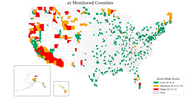
#> input picture paper2/fig3_3a.png, 185 x 108 px, shrunk from 1528 x 888 before the run, found by its file name
$ jupyter execute figure_3.3.ipynb
#> lines starting #> are read from the running program, lines starting #| are printed output that depends on the picture
[cell 1]
from PIL import Image

# Load images
top = Image.open('/home/acker/WHIPS/ALA/paper2/fig3_3a.png')  # EPA minus Uncorrected
#> top is the input picture: PIL image 185x108 RGBA; mean R, G, B, A 240, 238.2, 232.6, 255
bottom = Image.open('/home/acker/WHIPS/ALA/paper2/fig3_3b.png')  # AQS minus CMAQ
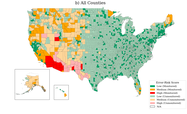
#> input picture paper2/fig3_3b.png, 187 x 114 px, shrunk from 1542 x 937 before the run, found by its file name
#> bottom is the input picture: PIL image 187x114 RGBA; mean R, G, B, A 222.7, 226.9, 210.6, 255

# Resize to the same width (if needed)
width = max(top.width, bottom.width)
#> width = 187
top = top.resize((width, int(top.height * width / top.width)))
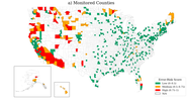
#> top: PIL image 187x109 RGBA; mean R, G, B, A 239.8, 238.1, 232.5, 255
bottom = bottom.resize((width, int(bottom.height * width / bottom.width)))

# Define overlap amount (in pixels)
overlap = 80  # move bottom image up by 100 pixels

# Total canvas height (subtract overlap)
total_height = top.height + bottom.height - overlap
#> total_height = 143

# Create blank canvas
combined = Image.new("RGB", (width, total_height), (255, 255, 255))
#> combined: PIL image 187x143 RGB; every value is 255

# Paste top image first (background)
combined.paste(top, (0, 0))
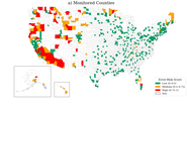
#> combined: PIL image 187x143 RGB; mean R, G, B 243.4, 242.1, 237.8

# Paste bottom image next (foreground), slightly up
combined.paste(bottom, (0, top.height - overlap))
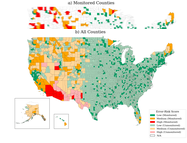
#> combined: PIL image 187x143 RGB; mean R, G, B 226.5, 228.6, 213.8

# Save the modified image

# Save the result
#combined.save('/home/acker/WHIPS/CMAQ/figure2.jpg', format='JPEG', quality=85, optimize=True)

[cell 2]
combined

[cell 3]
from PIL import Image

# Load images
left = Image.open('/home/acker/WHIPS/ALA/paper2/fig1a.png')   # EPA minus Uncorrected
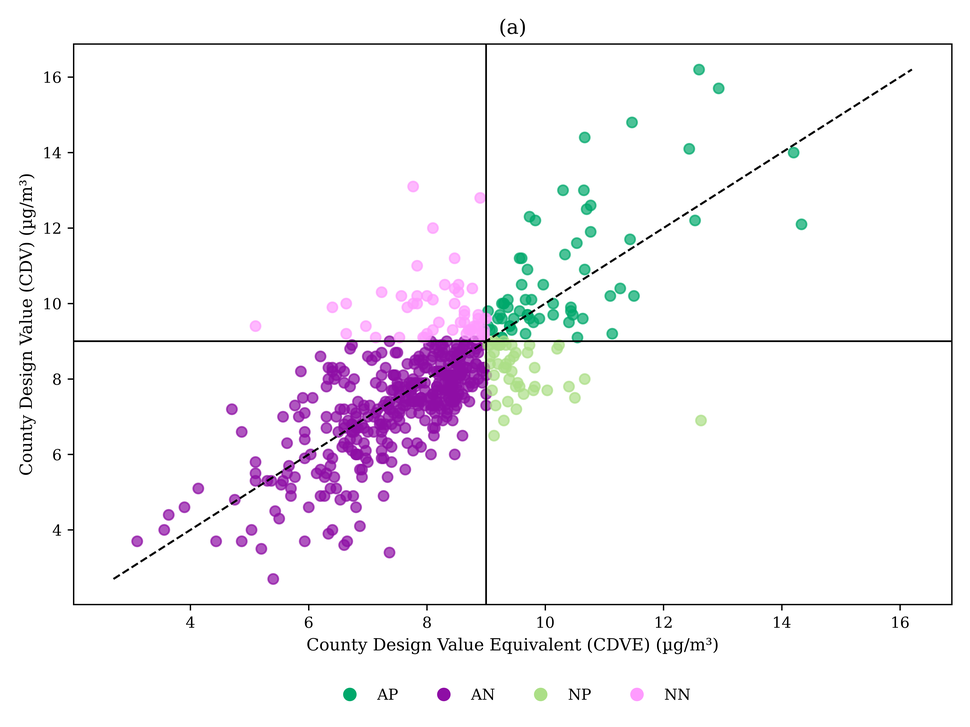
#> input picture paper2/fig1a.png, 970 x 727 px, shrunk from 8000 x 6000 before the run, found by its file name
#> left is the input picture: PIL image 970x727 RGBA; mean R, G, B, A 246.3, 244, 247.3, 255
right = Image.open('/home/acker/WHIPS/ALA/paper2/fig1b.png')  # AQS minus CMAQ
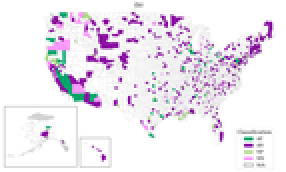
#> input picture paper2/fig1b.png, 143 x 86 px, shrunk from 1182 x 711 before the run, found by its file name (shown 2 times larger)
#> right is the input picture: PIL image 143x86 RGBA; mean R, G, B, A 239.1, 233.5, 241.5, 255

# Resize to same height (optional, ensures clean alignment)
height = max(left.height, right.height)
#> height = 727
left = left.resize((int(left.width * height / left.height), height))
right = right.resize((int(right.width * height / right.height), height))
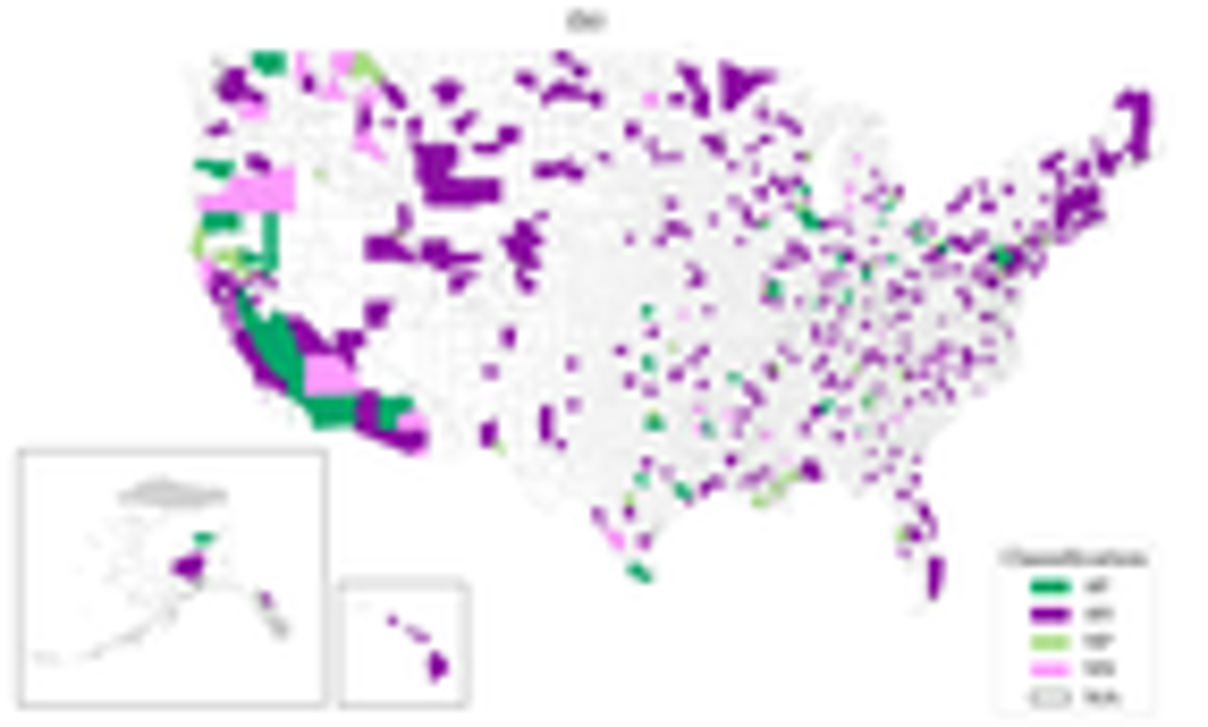
#> right: PIL image 1208x727 RGBA; mean R, G, B, A 239, 233.4, 241.5, 255

# Define overlap amount (horizontal)
overlap = 0  # in pixels

# Calculate total canvas width
total_width = left.width + right.width - overlap
#> total_width = 2178

# Create blank canvas
combined = Image.new("RGB", (total_width, height), (255, 255, 255))
#> combined: PIL image 2178x727 RGB; every value is 255

# Paste left image
combined.paste(left, (0, 0))
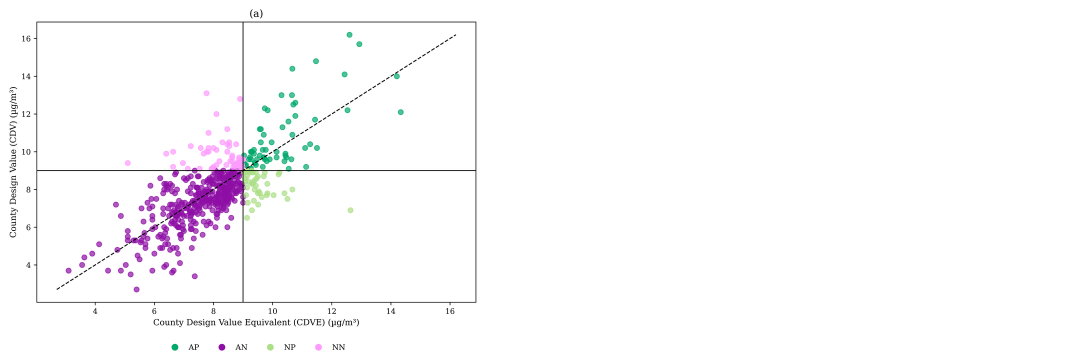
#> combined: PIL image 2178x727 RGB (shown at 1/2 size); mean R, G, B 251.1, 250.1, 251.6

# Paste right image, overlapping if needed
combined.paste(right, (left.width - overlap, 0))
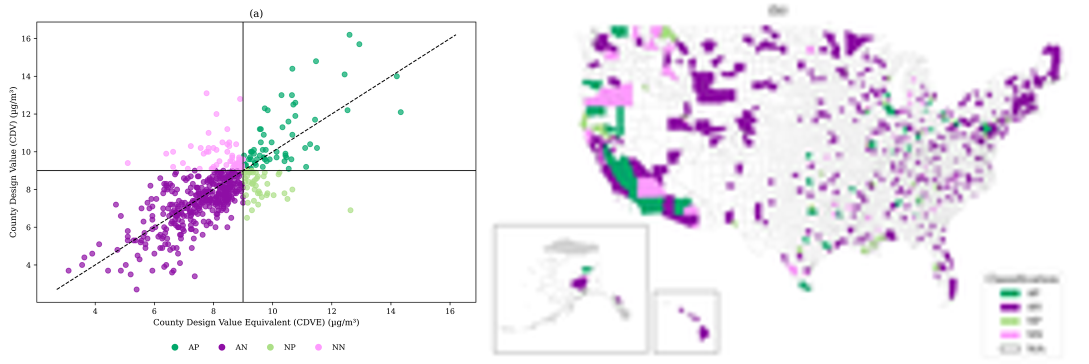
#> combined: PIL image 2178x727 RGB (shown at 1/2 size); mean R, G, B 242.2, 238.1, 244.1

# Save the result
# combined.save('/home/acker/WHIPS/ALA/paper2/figure1_combined.jpg', format='JPEG', quality=85, optimize=True)

combined
